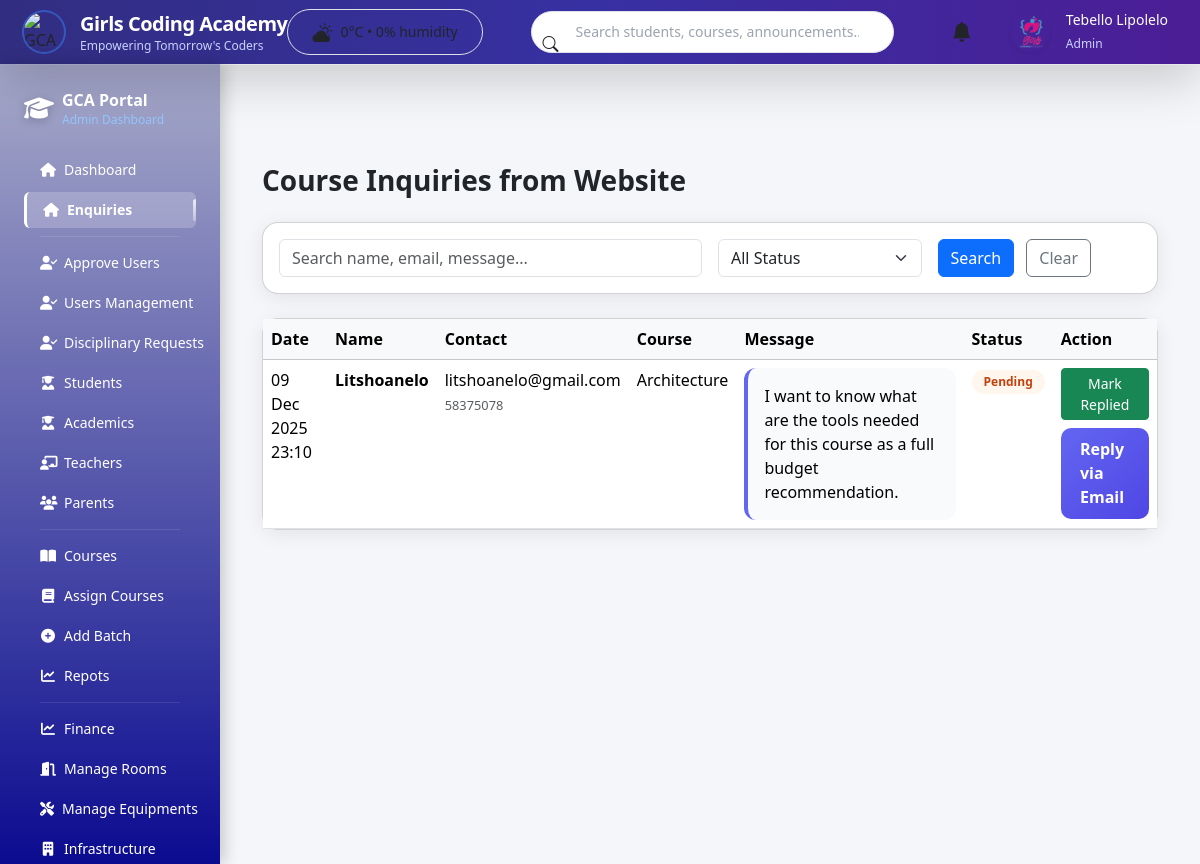
The page /course_enquiries.php (signed in) on the database as committed earlier.
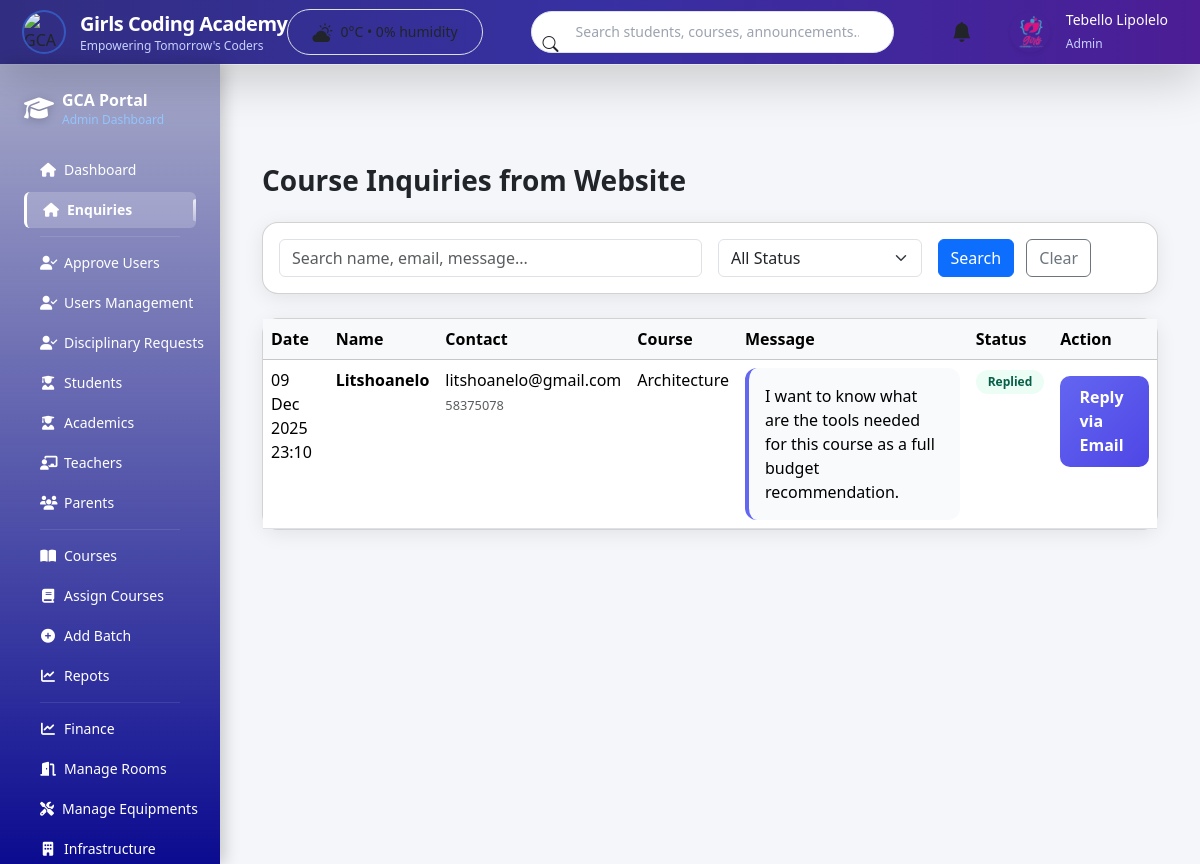
The same page on the database as committed later.
### tables this page shows
CREATE TABLE `course_inquiries` (
  `id` int(11) NOT NULL AUTO_INCREMENT,
  `name` varchar(255) NOT NULL,
  `email` varchar(255) NOT NULL,
  `phone` varchar(20) DEFAULT NULL,
  `course_id` int(11) DEFAULT NULL,
  `message` text NOT NULL,
  `created_at` timestamp NOT NULL DEFAULT current_timestamp(),
  `replied_at` datetime DEFAULT NULL,
  `status` enum('pending','replied') DEFAULT 'pending',
  PRIMARY KEY (`id`),
  KEY `course_id` (`course_id`),
  CONSTRAINT `course_inquiries_ibfk_1` FOREIGN KEY (`course_id`) REFERENCES `courses` (`course_id`)
);

CREATE TABLE `courses` (
  `course_id` int(11) NOT NULL AUTO_INCREMENT,
  `title` varchar(255) NOT NULL,
  `courseName` varchar(255) NOT NULL,
  `description` text DEFAULT NULL,
  `category` varchar(100) DEFAULT NULL,
  `level` varchar(50) DEFAULT NULL,
  `start_date` date DEFAULT NULL,
  `end_date` date DEFAULT NULL,
  `price` decimal(10,2) DEFAULT NULL,
  `status` enum('active','inactive','deleted') DEFAULT 'active',
  `image_path` varchar(255) DEFAULT 'uploads/courses/course1.jpg',
  `deleted_at` datetime DEFAULT NULL,
  PRIMARY KEY (`course_id`)
);

### course_enquiries.php (the view, shortened to what the changed rows need)
<?php
require_once 'config.php';
try {
    $pdo->query("ALTER TABLE course_inquiries
                 ADD COLUMN IF NOT EXISTS status ENUM('pending','replied') DEFAULT 'pending',
                 ADD COLUMN IF NOT EXISTS replied_at DATETIME NULL");
} catch (Exception $e) {
}
$where = "WHERE 1=1";
$params = [];
$stmt = $pdo->prepare("
    SELECT
        ci.id,
        ci.name,
        ci.email,
        ci.phone,
        ci.course_id,
        ci.message,
        ci.created_at,
        COALESCE(ci.status, 'pending') AS status,
        ci.replied_at,
        c.courseName
    FROM course_inquiries ci
    LEFT JOIN courses c ON ci.course_id = c.course_id
    $where
    ORDER BY ci.created_at DESC
");
$stmt->execute($params);
$inquiries = $stmt->fetchAll(PDO::FETCH_ASSOC);
?>
<!DOCTYPE html>
<html lang="en">
<head>
    <link href="https://cdn.jsdelivr.net/npm/bootstrap@5.3.2/dist/css/bootstrap.min.css" rel="stylesheet">
    <link href="https://cdn.jsdelivr.net/npm/bootstrap-icons@1.11.3/font/bootstrap-icons.css" rel="stylesheet">
</head>
<body>
<?php include 'admin_navigation.php'; ?>
<div class="main-content">
    <div class="container-fluid">
        <h2 class="h3 fw-bold mb-4">Course Inquiries from Website</h2>
        <div class="card">
            <div class="table-responsive">
                <table class="table table-hover mb-0">
                    <thead class="table-light">
                        <tr>
                            <th>Date</th>
                            <th>Name</th>
                            <th>Contact</th>
                            <th>Course</th>
                            <th>Message</th>
                            <th>Status</th>
                            <th>Action</th>
                        </tr>
                    </thead>
                    <tbody>
                        <?php if (empty($inquiries)): ?>
                            <tr>
                                <td colspan="7" class="text-center py-5 text-muted">
                                    No inquiries found
                                </td>
                            </tr>
                        <?php else: ?>
                            <?php foreach ($inquiries as $inq): ?>
                            <tr>
                                <td><?= date('d M Y H:i', strtotime($inq['created_at'])) ?></td>
                                <td><strong><?= htmlspecialchars($inq['name']) ?></strong></td>
                                <td>
                                    <?= htmlspecialchars($inq['email']) ?><br>
                                    <small class="text-muted"><?= htmlspecialchars($inq['phone'] ?? '—') ?></small>
                                </td>
                                <td><?= $inq['courseName'] ? htmlspecialchars($inq['courseName']) : 'General Inquiry' ?></td>
                                <td><div class="inquiry-msg"><?= nl2br(htmlspecialchars($inq['message'])) ?></div></td>
                                <td>
                                    <?php if ($inq['status'] === 'replied'): ?>
                                        <span class="badge badge-replied">Replied</span>
                                    <?php else: ?>
                                        <span class="badge badge-pending">Pending</span>
                                    <?php endif; ?>
                                </td>
                                <td>
                                    <?php if ($inq['status'] !== 'replied'): ?>
                                        <form method="POST" class="d-inline">
                                            <button name="mark_replied" class="btn btn-sm btn-success">Mark Replied</button>
                                        </form>
                                        <br>
                                    <?php endif; ?>
                                    <a href="mailto:<?= urlencode($inq['email']) ?>?subject=Re:%20Girls%20Coding%20Academy&body=Hi%20<?= urlencode($inq['name']) ?>,%0A%0AThank%20you..."
                                       class="reply-btn btn-sm d-block mt-2" target="_blank">
                                        Reply via Email
                                    </a>
                                </td>
                            </tr>
                            <?php endforeach; ?>
                        <?php endif; ?>
                    </tbody>
                </table>
            </div>
        </div>
    </div>
</div>
</body>
</html>

Rows that differ between the two databases and show on the page:
changed course_inquiries "Litshoanelo": text "Pending Mark Replied" → "Replied"
